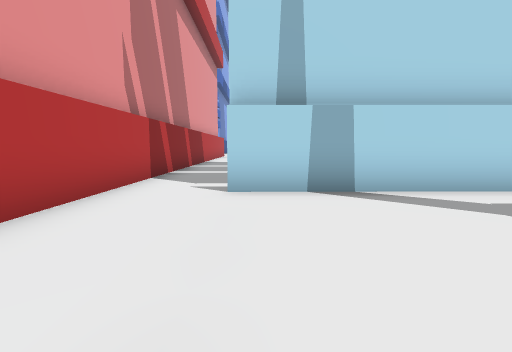
View 1 (above)

20 first-person views from a walk through a Unity game level. The camera is 1.4 m above the floor, tilts 6° down and sees 85° across. The floor is counted in squares, 2 m on a side. Each view is taken from the middle of a square. On the plan, view 1 faces up. The plan holds only what a view shows up to about 9 squares ahead; the rest is blank. The place goes on beyond the plan.

View 2
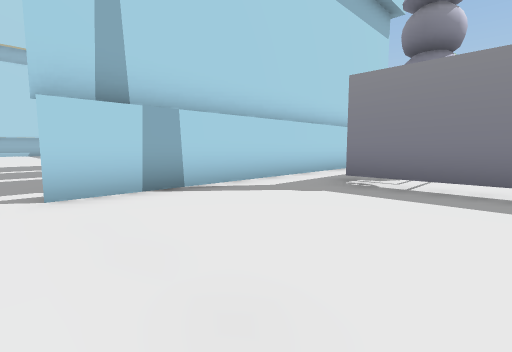

View 3
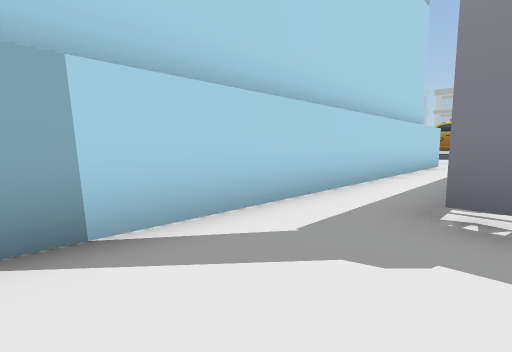

View 4
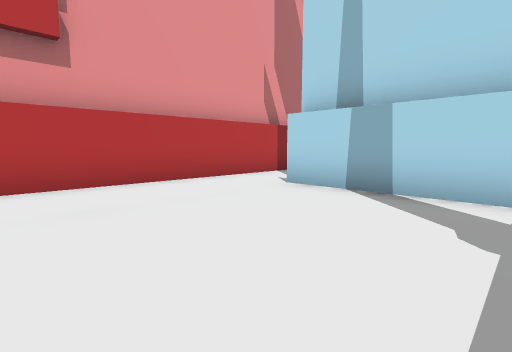

View 5
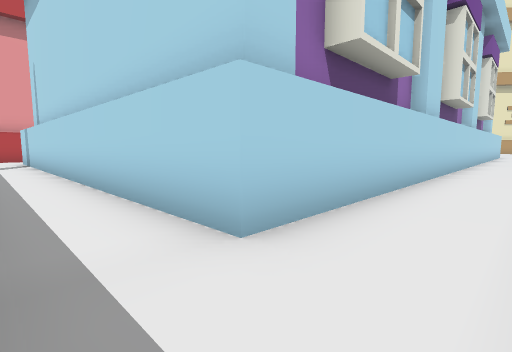

View 6
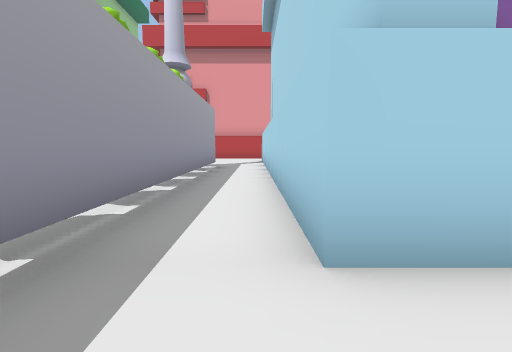

View 7
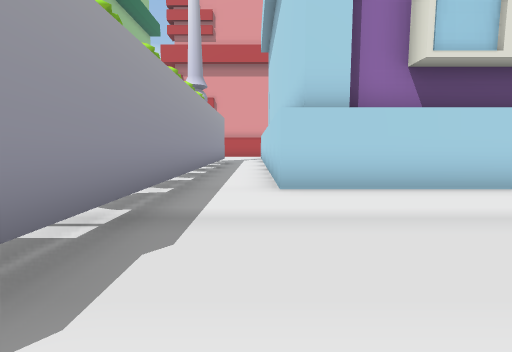

View 8
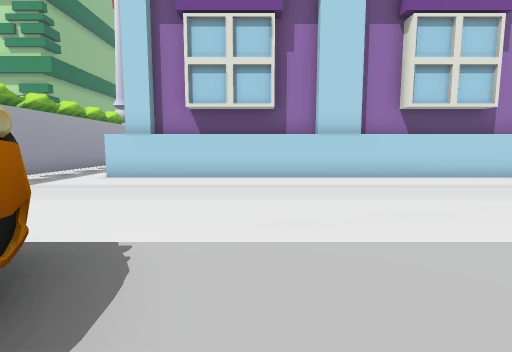

View 9
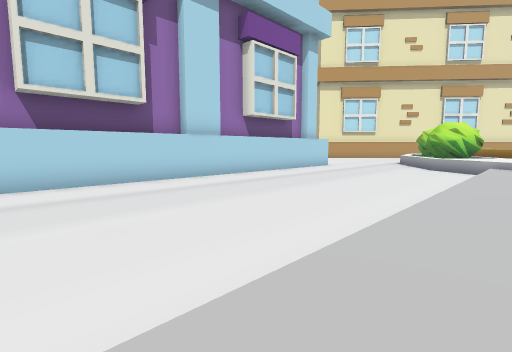

View 10
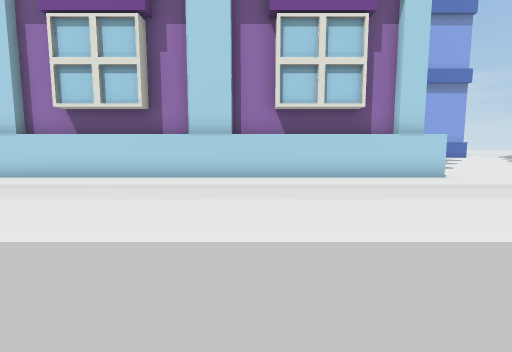

View 11
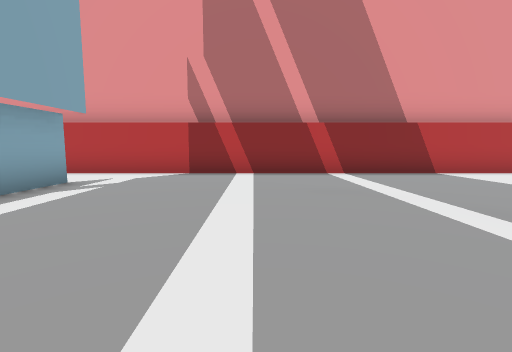

View 12
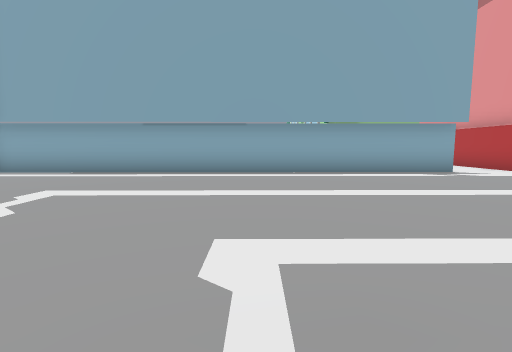

View 13
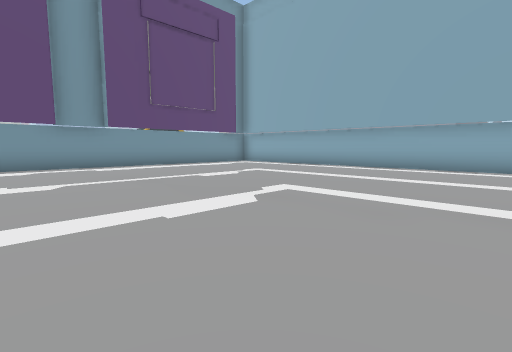

View 14
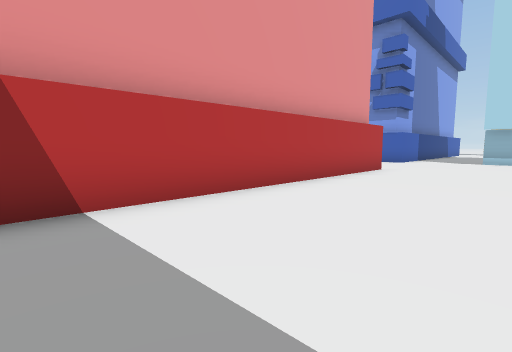

View 15
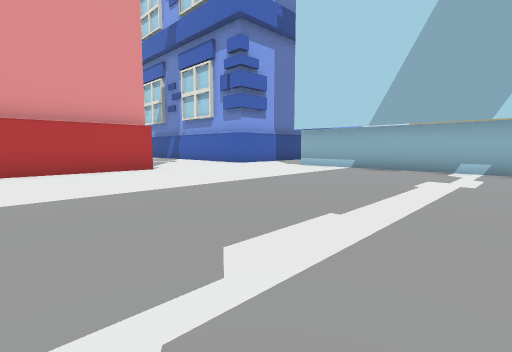

View 16
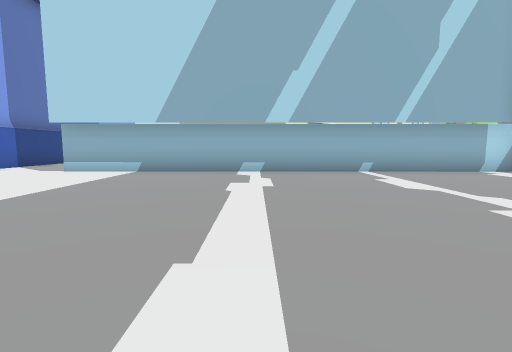

View 17
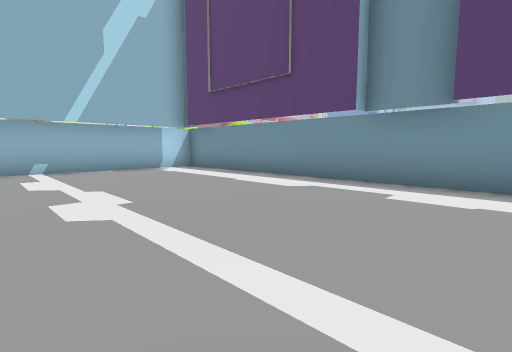

View 18
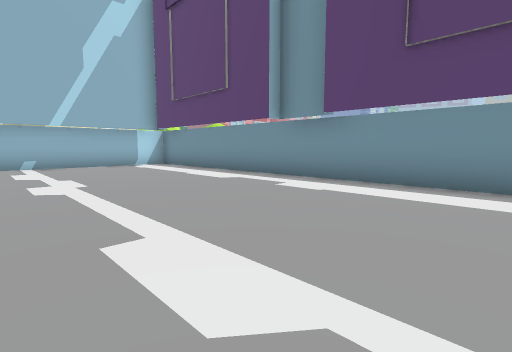

View 19
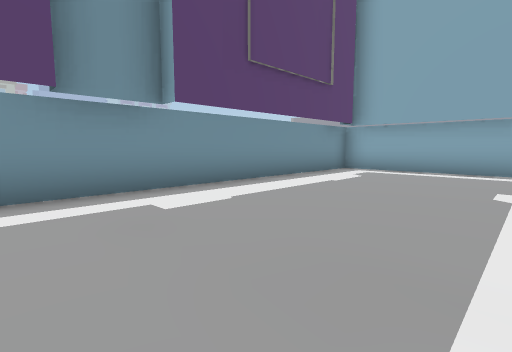

View 20
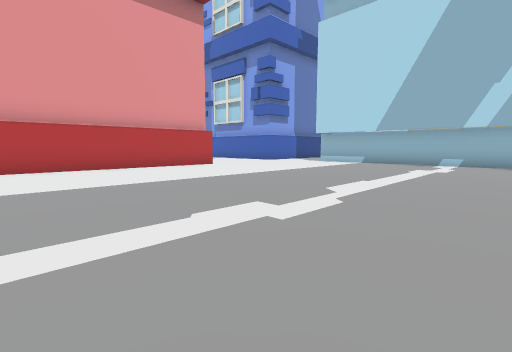

### Floor plan
Key: @ floor where view 1 was taken; # wall or solid block; . main floor; : floor 0.5 m higher than the main floor; / step, stairs or slope.
Columns run from 3 left of view 1 to 21 right of it. Each row starts with its distance up from view 1.
 27 #..            ...
 26  ..#############...
 25   .............#....
 24   .............#....../
 23    ............#....../:
 22   .............#....../:
 21  ..............#....../:
 20  #.............#....../::
 19  #.............#....../:
 18  #.............#....../:
 17  #.............#....../:
 16  #.............#....../:
 15  #.............#....../:
 14  #.............#....../:
 13  #.............#....../:
 12  #.............#......
 11  #.............#....../
 10  #.............#....../:
  9  #.............#....../::
  8  #.............#....../#
  7  #.............#......:
  6  #.............#......
  5  #.............#.....
  4  #.#############.....
  3  #..................
  2  #.....############
  1  #.....#
  0  #.@...#

Positions as (right, up) in squares from view 1, and headings:
1: (0, 0), facing up
2: (-1, 0), facing up-right
3: (1, 2), facing up-right
4: (3, 0), facing up-left
5: (14, 3), facing up-left
6: (14, 4), facing left
7: (17, 4), facing left
8: (21, 9), facing left
9: (20, 13), facing up-left
10: (21, 20), facing left
11: (5, 8), facing left
12: (5, 12), facing down
13: (2, 14), facing down-right
14: (1, 12), facing up-left
15: (6, 17), facing up-left
16: (5, 18), facing up
17: (7, 17), facing up-right
18: (7, 15), facing up-right
19: (8, 13), facing down-right
20: (7, 14), facing up-left
